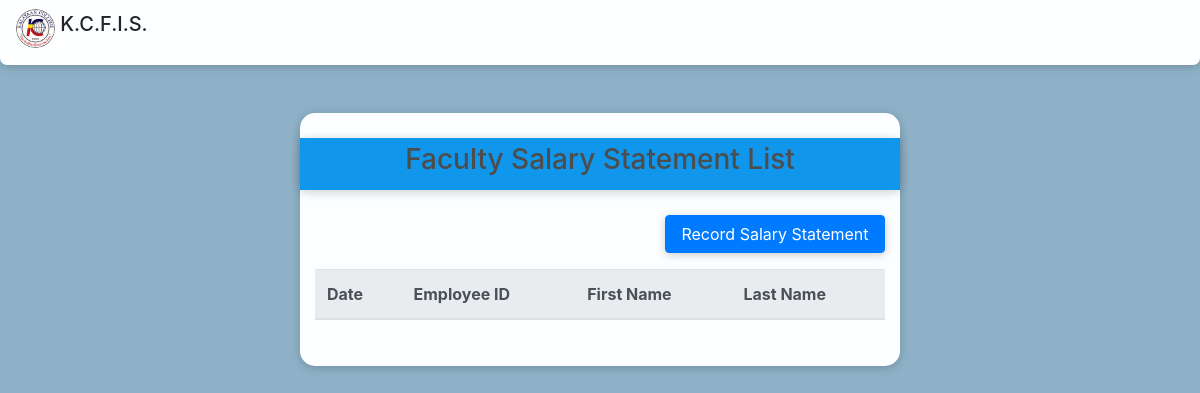
The app's page /faculty_salstatement_list.php, older data.
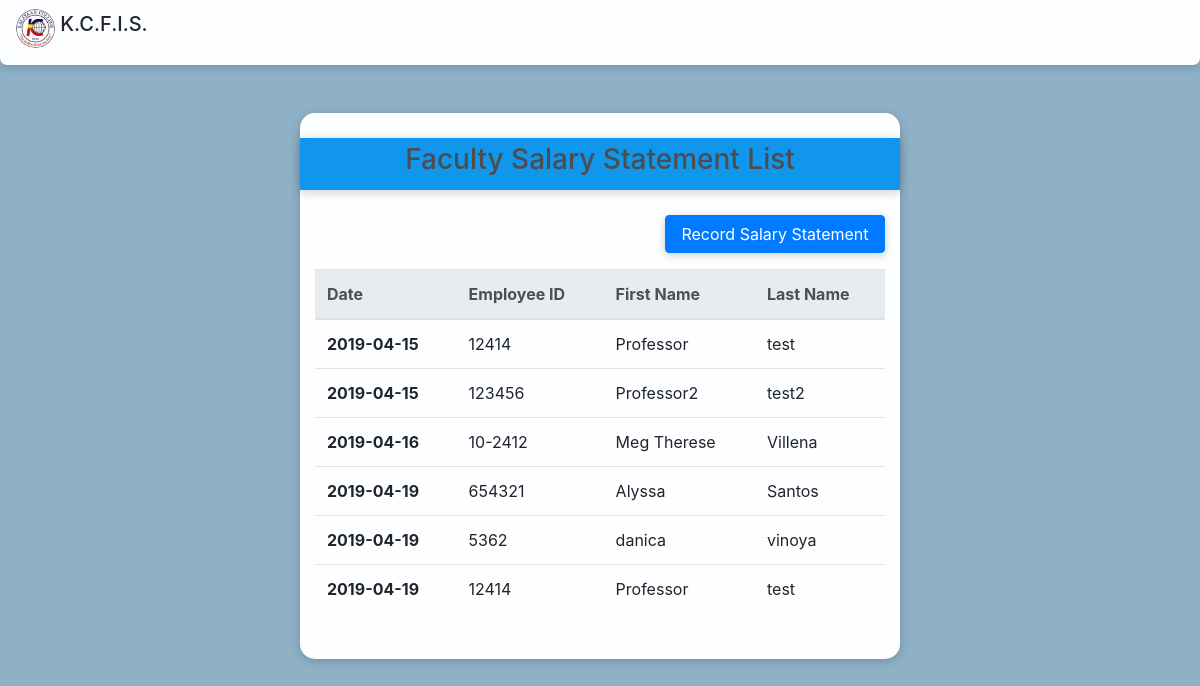
The same page, newer data.
### tables this page shows
CREATE TABLE `facsalarystatementtab` (
  `facsalarystatementID` int(11) NOT NULL AUTO_INCREMENT,
  `grossIncome` float NOT NULL,
  `netIncome` float NOT NULL,
  `withholdingTax` float NOT NULL,
  `hourlyRate` float NOT NULL,
  `hoursWorked` float NOT NULL,
  `dateIssued` date NOT NULL,
  `facID` int(11) NOT NULL,
  PRIMARY KEY (`facsalarystatementID`),
  KEY `facID_2` (`facID`),
  CONSTRAINT `facsalarystatementtab_ibfk_1` FOREIGN KEY (`facID`) REFERENCES `facultyinfotab` (`facID`)
);

CREATE TABLE `facultyinfotab` (
  `facID` int(11) NOT NULL AUTO_INCREMENT,
  `lname` varchar(30) NOT NULL,
  `fname` varchar(30) NOT NULL,
  `mname` varchar(30) NOT NULL,
  `contactno` text NOT NULL,
  `employeeID` text NOT NULL,
  `address` varchar(100) NOT NULL,
  PRIMARY KEY (`facID`)
);

### functions.php (the view, shortened to what this page needs)
    <?php
function facultystatementlist() {
  require 'includes/db.inc.php';
  $sql = "SELECT *
          FROM facsalarystatementtab";
  $stmt = $conn->prepare($sql);
  $stmt->execute();
  $result = $stmt->get_result();
  while($row = $result->fetch_assoc()){
    $facsalarystatementID = $row['facsalarystatementID'];
    $facID = $row['facID'];
    $dateIssued = $row['dateIssued'];
    $sql = "SELECT *
            FROM facultyinfotab
            WHERE facID = ?";
    $stmt = $conn->prepare($sql);
    $stmt->bind_param("s", $facID);
    $stmt->execute();
    $result2 = $stmt->get_result();
    while($row2 = $result2->fetch_assoc()){
      $lname = $row2['lname'];
      $fname = $row2['fname'];
      $employeeID = $row2['employeeID'];
    }
    ?>
    <tr onclick="document.location='view_faculty_salary_statement.php?facid=<?php echo $facsalarystatementID ?>'">
      <th scope="row"><?php echo $dateIssued ?></th>
      <td><?php echo $employeeID ?></th>
      <td><?php echo $fname ?></td>
      <td><?php echo $lname ?></td>
    </tr>
    <?php
  }
}
    ?>

### template.php (shortened to what this page needs)
<?php
function headertag($title){
  ?>
<!DOCTYPE html>
<html lang="en" dir="ltr">
  <head>
    <link rel="stylesheet" type="text/css" href="css/bootstrap.min.css">
  </head>
  <body style="background-color: #8EB1C7">
    <nav class="navbar navbar-expand-lg navbar-light mb-sm-5 sticky-top" id="header">
      <a class="navbar-brand h5">
        <img src="photos/KC_logo_2.jpg" width="39" height="39" class="rounded-circle d-inline-block align-top">
        K.C.F.I.S.
      </a>
    </nav>
  <?php
}
function footertag(){
  ?>
</body>
</html>
  <?php
}
 ?>

### faculty_salstatement_list.php (shortened to what this page needs)
<?php
  require_once "template.php";
  require_once "functions.php";
  headertag("Faculty Salary Statements");
?>
    <div class="container form-box-md">
      <div class="row form-group form-title">
        <div class="col-sm-12 text-center h3">
          Faculty Salary Statement List
        </div>
      </div>
      <div class="row form-group">
        <div class="col-sm-5 offset-sm-7">
          <a href="search_faculty2.php?" class="btn btn-block btn-primary">Record Salary Statement</a>
        </div>
      </div>
      <table class="table table-hover">
        <thead class="thead-light">
          <tr>
            <th scope="col">Date</th>
            <th scope="col">Employee ID</th>
            <th scope="col">First Name</th>
            <th scope="col">Last Name</th>
          </tr>
        </thead>
        <tbody>
          <?php
            facultystatementlist();
          ?>
        </tbody>
      </table>
    </div>
<?php
  footertag();
?>

### template.php (style rules this page uses)
.btn { box-shadow: 0 2px 10px rgba(0, 0, 0, 0.2); }
#header { background-color: #FCFEFF; border-bottom-left-radius: 7px; border-bottom-right-radius: 7px; height: 65px; box-shadow: 0 2px 10px rgba(0, 0, 0, 0.2); --font-family-sans-serif: -apple-system,BlinkMacSystemFont,"Segoe UI",Roboto,"Helvetica Neue",Arial,"Noto Sans",sans-serif,"Apple Color Emoji","Segoe UI Emoji","Segoe UI Symbol","Noto Color Emoji"; --font-family-monospace: SFMono-Regular,Menlo,Monaco,Consolas,"Liberation Mono","Courier New",monospace; }
.form-box-md { border-radius: 15px; height: auto; width: 600px; background-color: #FCFEFF; padding-top: 25px; padding-bottom: 30px; margin-bottom: 60px; box-shadow: 0 2px 10px rgba(0, 0, 0, 0.2); --font-family-sans-serif: -apple-system,BlinkMacSystemFont,"Segoe UI",Roboto,"Helvetica Neue",Arial,"Noto Sans",sans-serif,"Apple Color Emoji","Segoe UI Emoji","Segoe UI Symbol","Noto Color Emoji"; --font-family-monospace: SFMono-Regular,Menlo,Monaco,Consolas,"Liberation Mono","Courier New",monospace; }
.form-title { box-shadow: 0 2px 10px rgba(0, 0, 0, 0.2); background-color: #1096EA; padding-top: 5px; padding-bottom: 5px; margin-bottom: 25px; color: #4d4d4d; }

Row changes from the older to the newer data that the page shows:
added facsalarystatementtab: dateIssued "2019-04-15", facID.employeeID "12414", facID.fname "Professor", facID.lname "test"
added facsalarystatementtab: dateIssued "2019-04-15", facID.employeeID "123456", facID.fname "Professor2", facID.lname "test2"
added facsalarystatementtab: dateIssued "2019-04-16", facID.employeeID "10-2412", facID.fname "Meg Therese", facID.lname "Villena"
added facsalarystatementtab: dateIssued "2019-04-19", facID.employeeID "654321", facID.fname "Alyssa", facID.lname "Santos"
added facsalarystatementtab: dateIssued "2019-04-19", facID.employeeID "5362", facID.fname "danica", facID.lname "vinoya"
added facsalarystatementtab: dateIssued "2019-04-19", facID.employeeID "12414", facID.fname "Professor", facID.lname "test"
